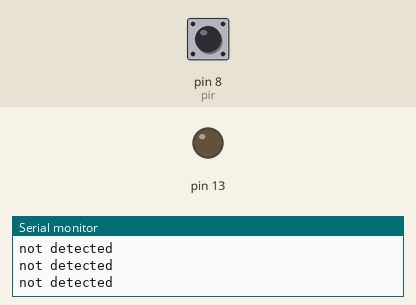
This sketch was run on a simulated Arduino Uno, built with avr-gcc and run on an emulated ATmega328P. Shown: output pins drawn as LEDs (lit = HIGH), the last lines printed to the serial monitor. Dashed ring = blinking. The inputs (shaded band) are chosen by the test bench; at power-on: pin 8 (pir) LOW.

Above: at 1.2 s.
1.3 s: pin 8 (pir) driven HIGH
At 2.5 s:
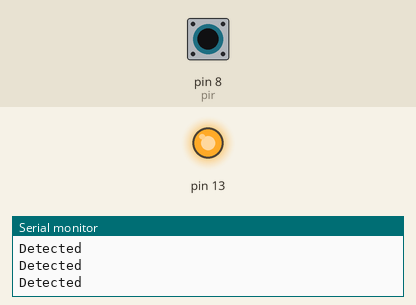
2.8 s: pin 8 (pir) driven LOW
At 3.1 s:
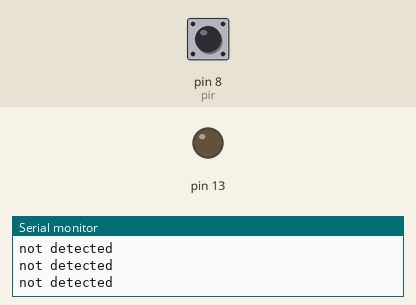
5.8 s: pin 8 (pir) pulsed HIGH 2 times (0.12 s each, 0.3 s apart)
At 6.16 s:
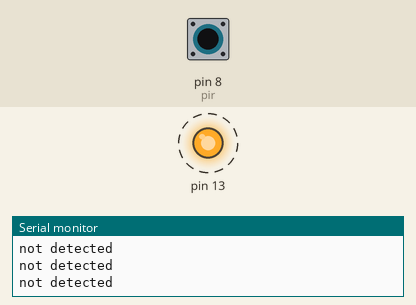
9.4 s: pin 8 (pir) pulsed HIGH 5 times (0.12 s each, 0.3 s apart)
At 11.7 s:
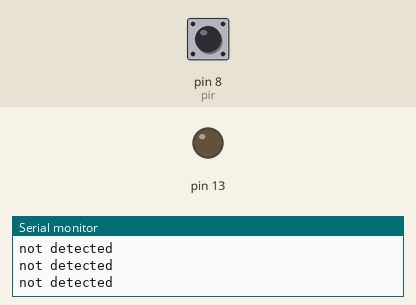
Timing chart, 0 to 13.2 s (numbered marks = the images above; inputs shaded):
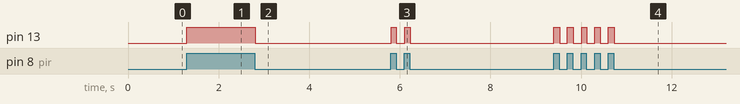

Measured:
- after the input at 1.3 s, pin 13: LOW → HIGH at once
- after the input at 2.8 s, pin 13: HIGH → LOW at once
- after the input at 5.8 s, pin 13: alternates HIGH for 0.11 s and LOW for 0.19 s, 4 changes in all, then stays LOW, starting at once
- after the input at 9.4 s, pin 13: alternates HIGH for 0.12 s and LOW for 0.17 s, 10 changes in all, then stays LOW, starting at once

The sketch:

Interfacing_PIR_Motion_Detection_Sensor.ino
```cpp
int pir = 8;
int ld = 13;
void setup() {
  pinMode(8, INPUT);
  pinMode(13, OUTPUT);
  Serial.begin(9600);
}

void loop() {
  if (digitalRead(pir) == HIGH)
  {
    digitalWrite(13, OUTPUT);
    Serial.println("Detected");
  }
  else
  {
    digitalWrite(13, LOW);
    Serial.println("not detected");
  }
}
```
